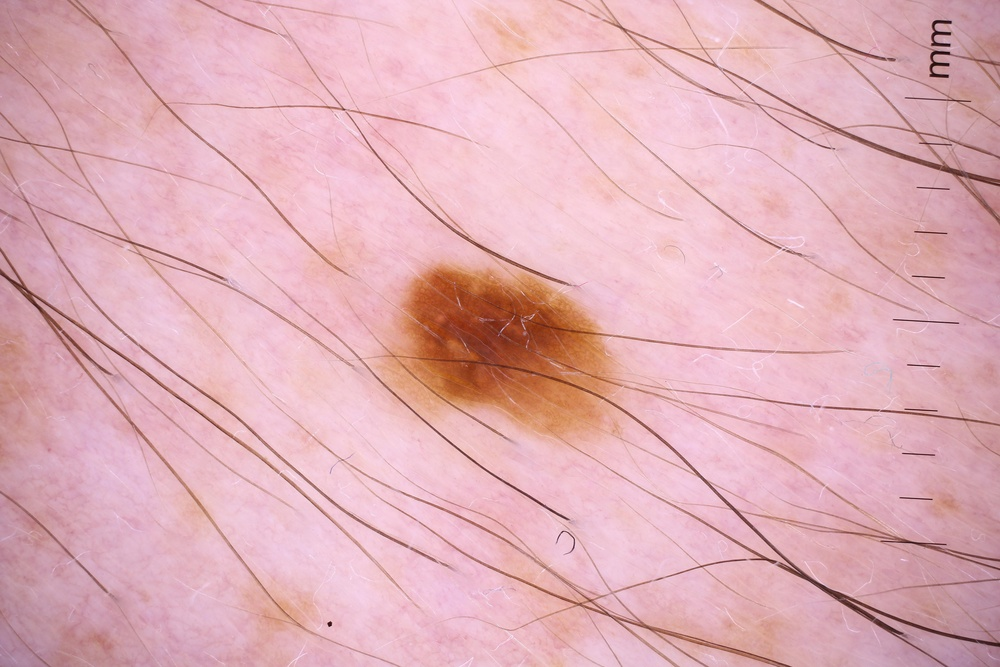
#> input picture help/notebooks/cleaned_image.jpg, 1000 x 667 px, shrunk from 6000 x 4000 before the run; its folder holds only this picture in this run
$ python -i normalize.py   (imports and definitions only)
#> lines starting #> are read from the running program, lines starting #| are printed output that depends on the picture
#> further down, picture is the input picture: shape (667, 1000, 3); mean B, G, R 183.7, 175.3, 224.7
import cv2
import numpy as np
import os

# Load an image
def load_image(path):
    img = cv2.imread(path)
    img = cv2.cvtColor(img, cv2.COLOR_BGR2RGB)  # Convert BGR to RGB
    return img

# White balance correction (Gray World)
def white_balance(img):
    img = img.astype(np.float32)

    avg_b = np.mean(img[:, :, 0])
    avg_g = np.mean(img[:, :, 1])
    avg_r = np.mean(img[:, :, 2])

    avg = (avg_b + avg_g + avg_r) / 3.0

    img[:, :, 0] = img[:, :, 0] * (avg / avg_b)
    img[:, :, 1] = img[:, :, 1] * (avg / avg_g)
    img[:, :, 2] = img[:, :, 2] * (avg / avg_r)

    img = np.clip(img, 0, 255).astype(np.uint8)
    return img

# Convert to Lab color space & extract skin tone channel
def convert_lab(img):
    lab = cv2.cvtColor(img, cv2.COLOR_RGB2Lab)
#> lab: shape (667, 1000, 3); mean of channels 0, 1, 2 188, 141.4, 104.3
    l, a, b = cv2.split(lab)
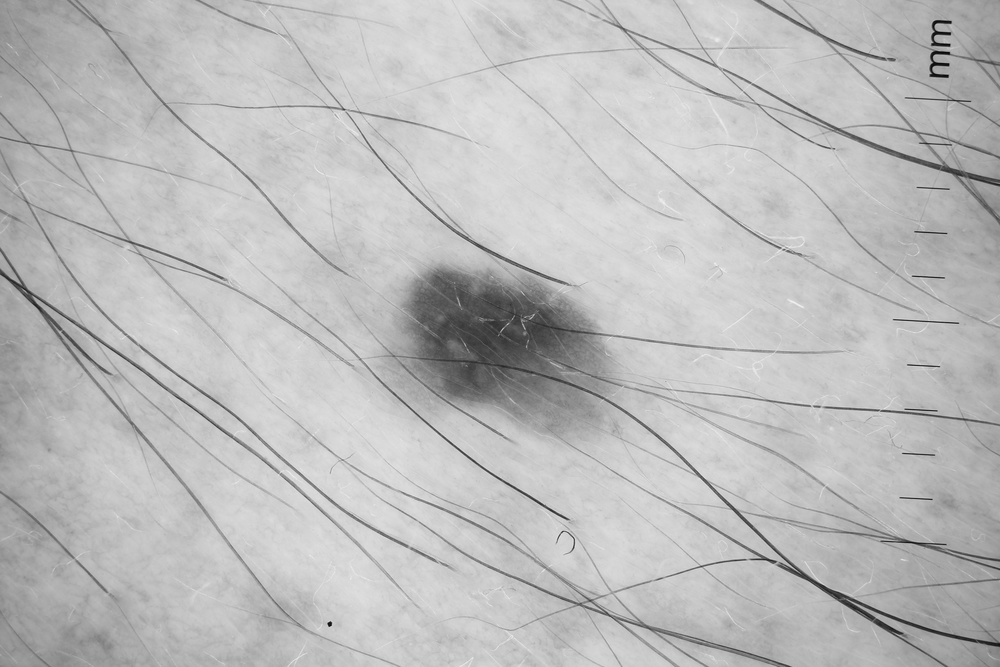
#> l: shape (667, 1000); min 3, max 240, mean 188
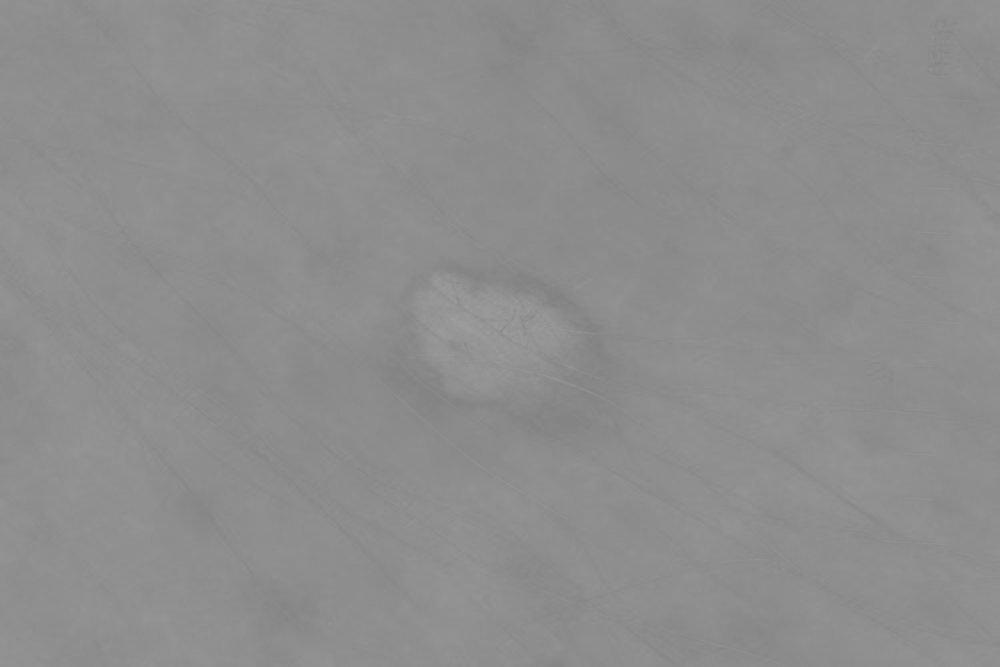
#> a: shape (667, 1000); min 128, max 159, mean 141.4
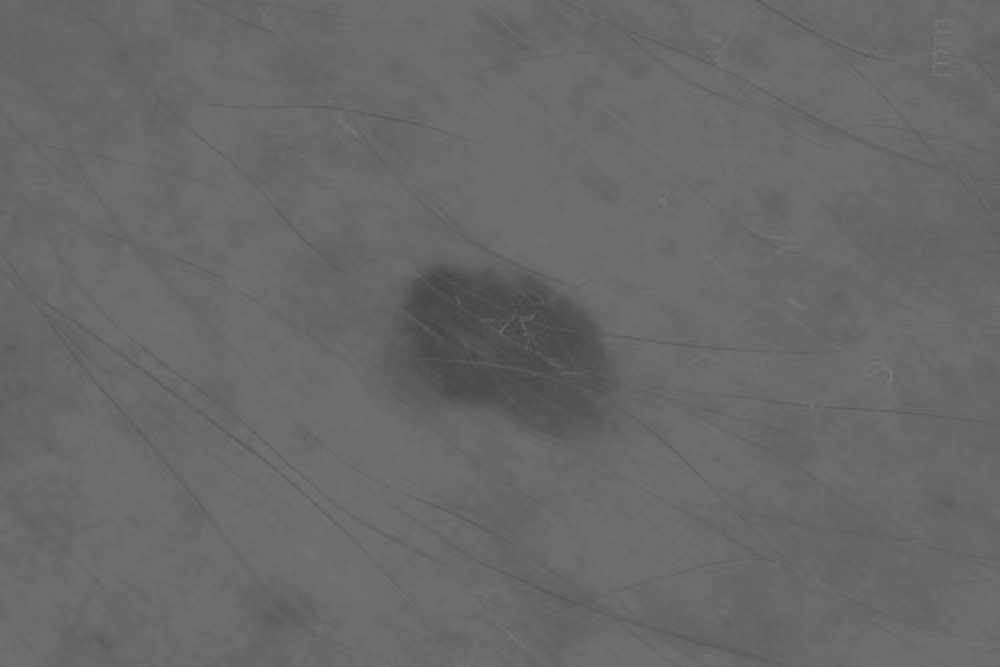
#> b: shape (667, 1000); min 69, max 121, mean 104.3
    return lab, a  # 'a' contains skin tone info

# Histogram equalization for brightness correction
def histogram_equalization(img):
    lab, a = convert_lab(img)
    l, a, b = cv2.split(lab)
    l_eq = cv2.equalizeHist(l)  # Equalize brightness
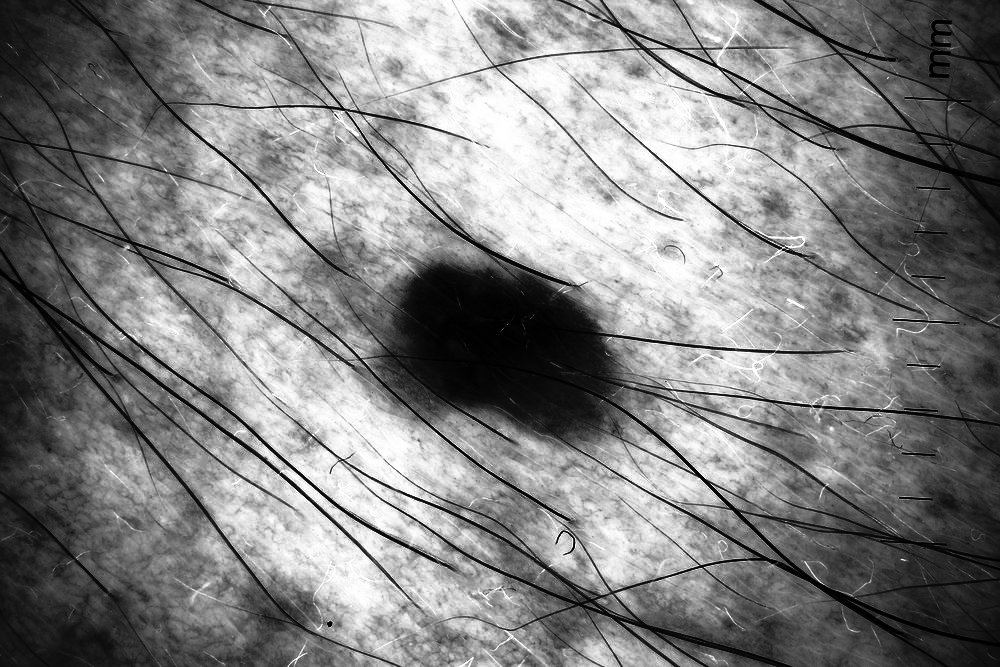
#> l_eq: shape (667, 1000); min 0, max 255, mean 129.6
    lab_eq = cv2.merge((l_eq, a, b))
#> lab_eq: shape (667, 1000, 3); mean of channels 0, 1, 2 129.6, 141.4, 104.3
    img_eq = cv2.cvtColor(lab_eq, cv2.COLOR_Lab2RGB)
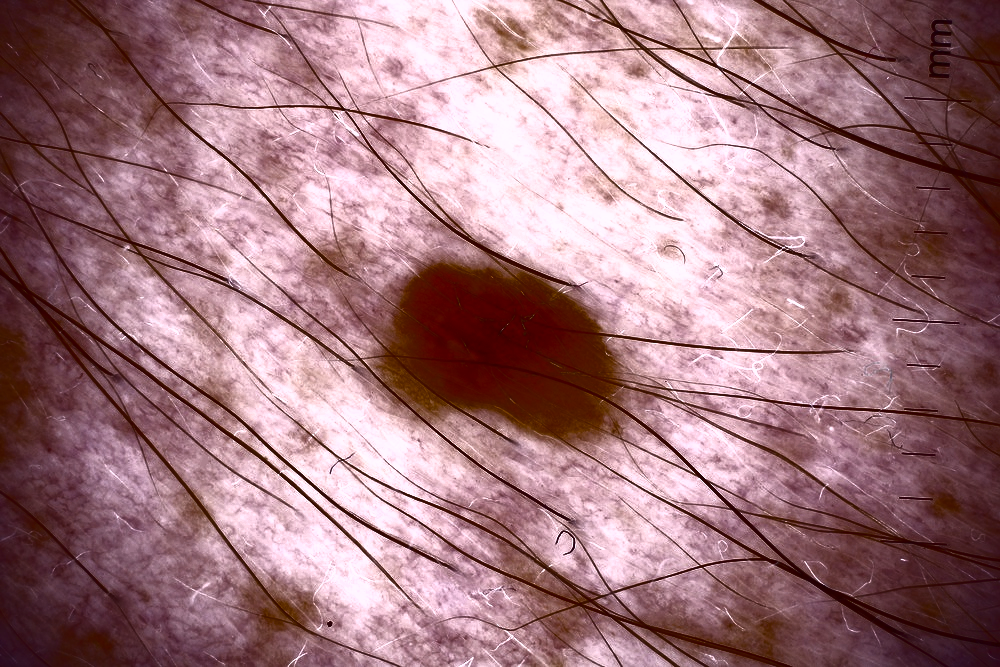
#> img_eq: shape (667, 1000, 3); mean B, G, R 126.4, 119.3, 161.5
    return img_eq

# Process all images in a folder
def preprocess_images(input_folder, output_folder):
    if not os.path.exists(output_folder):
        os.makedirs(output_folder)

    for img_name in os.listdir(input_folder):
        img_path = os.path.join(input_folder, img_name)
        output_path = os.path.join(output_folder, img_name)

        img = load_image(img_path)
        img = white_balance(img)
        img = histogram_equalization(img)

        cv2.imwrite(output_path, cv2.cvtColor(img, cv2.COLOR_RGB2BGR))  # Save processed image

# Example usage
# [1 line not run here, left out]

>>> import cv2
>>> picture = cv2.imread('../notebooks/cleaned_image.jpg')
>>> result = histogram_equalization(picture)
